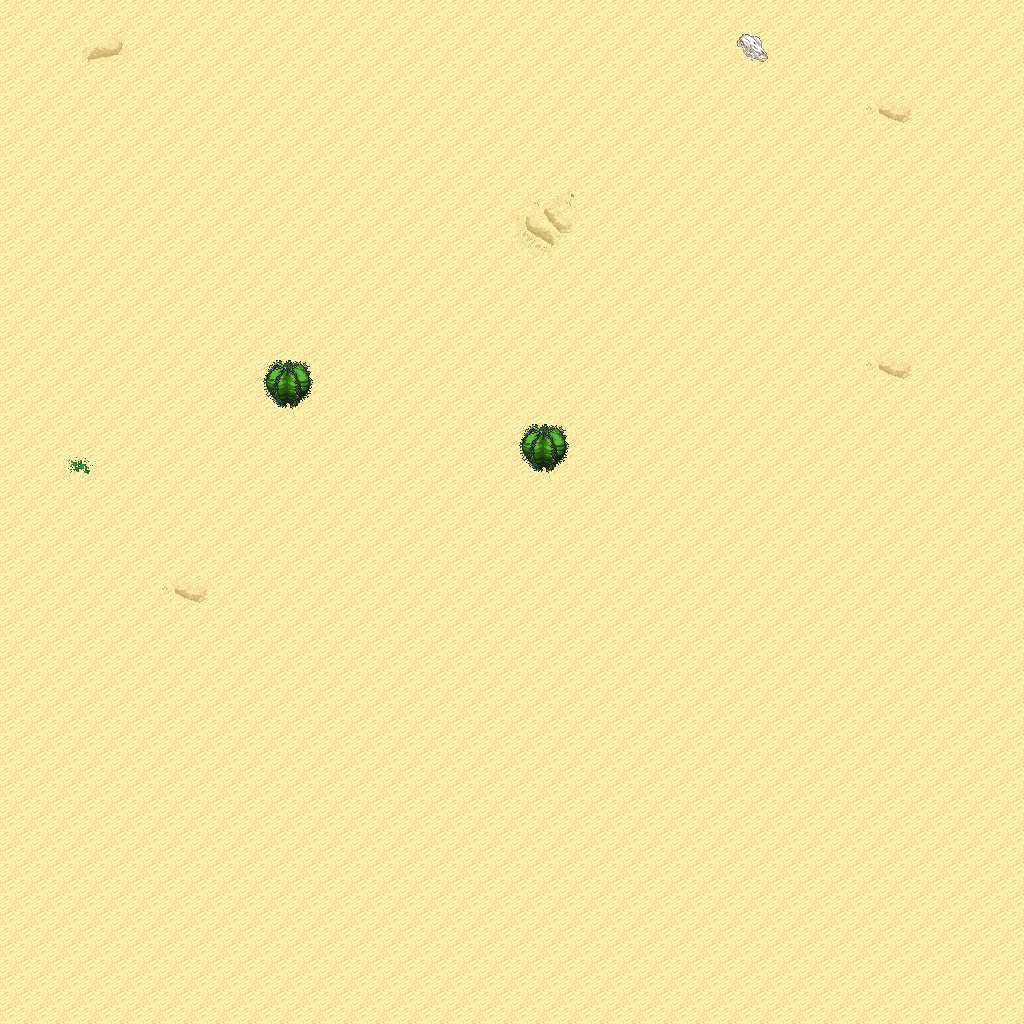

A level layout from a 2D game, rendered from its tile map. Below: a short description, then the map file with tile-grid data replaced by summaries:
An orthogonal 32x32 tile map with 32x32 px tiles, 5 tile layers (Ground, Objects, Objects2, Above, ...), 1 hidden layer not drawn, 15 tilesets.

<map version="1.10" tiledversion="1.11.0" orientation="orthogonal" renderorder="right-down" width="32" height="32" tilewidth="32" tileheight="32" infinite="0" nextlayerid="11" nextobjectid="1">
 <tileset firstgid="1" name="logic_collision" tilewidth="32" tileheight="32" tilecount="1" columns="1">
  <image source="../drawable/logic_collision.png" width="32" height="32" />
 </tileset>
 <tileset firstgid="2" name="ground_ground" tilewidth="32" tileheight="32" tilecount="33" columns="3">
  <image source="../drawable/ground_ground.png" width="96" height="352" />
 </tileset>
 <tileset firstgid="35" name="ground_ridge_earth_pale" tilewidth="32" tileheight="32" tilecount="96" columns="12">
  <image source="../drawable/ground_ridge_earth_pale.png" width="384" height="256" />
 </tileset>
 <tileset firstgid="131" name="ground_ridge_earth_dark" tilewidth="32" tileheight="32" tilecount="96" columns="12">
  <image source="../drawable/ground_ridge_earth_dark.png" width="384" height="256" />
 </tileset>
 <tileset firstgid="227" name="terrain_desert" tilewidth="32" tileheight="32" tilecount="88" columns="8">
  <image source="../drawable/terrain_desert.png" width="256" height="352" />
 </tileset>
 <tileset firstgid="315" name="ground_ladder_vertical_dark" tilewidth="32" tileheight="32" tilecount="3" columns="3">
  <image source="../drawable/ground_ladder_vertical_dark.png" width="96" height="32" />
 </tileset>
 <tileset firstgid="318" name="plant_tree_evergreen" tilewidth="32" tileheight="32" tilecount="36" columns="3">
  <image source="../drawable/plant_tree_evergreen.png" width="96" height="384" />
 </tileset>
 <tileset firstgid="354" name="plant_cactus" tilewidth="32" tileheight="32" tilecount="2" columns="1">
  <image source="../drawable/plant_cactus.png" width="32" height="64" />
 </tileset>
 <tileset firstgid="356" name="plant_cactus_2" tilewidth="32" tileheight="32" tilecount="10" columns="5">
  <image source="../drawable/plant_cactus_2.png" width="160" height="64" />
 </tileset>
 <tileset firstgid="366" name="ground_sand_2" tilewidth="32" tileheight="32" tilecount="15" columns="5">
  <image source="../drawable/ground_sand_2.png" width="160" height="96" />
 </tileset>
 <tileset firstgid="381" name="plant_tree_tree_darkgreen" tilewidth="32" tileheight="32" tilecount="88" columns="8">
  <image source="../drawable/plant_tree_tree_darkgreen.png" width="256" height="352" />
 </tileset>
 <tileset firstgid="469" name="ground_rock_pebbles" tilewidth="32" tileheight="32" tilecount="3" columns="1">
  <image source="../drawable/ground_rock_pebbles.png" width="32" height="96" />
 </tileset>
 <tileset firstgid="472" name="plant_star_shaped_plants" tilewidth="32" tileheight="32" tilecount="6" columns="2">
  <image source="../drawable/plant_star_shaped_plants.png" width="64" height="96" />
 </tileset>
 <tileset firstgid="478" name="plant_stump_small_stump" tilewidth="32" tileheight="32" tilecount="4" columns="2">
  <image source="../drawable/plant_stump_small_stump.png" width="64" height="64" />
 </tileset>
 <tileset firstgid="482" name="plant_round_cactuses" tilewidth="32" tileheight="32" tilecount="20" columns="10">
  <image source="../drawable/plant_round_cactuses.png" width="320" height="64" />
 </tileset>
 <layer id="1" name="Ground" width="32" height="32">
  <data>[1024 cells, 1024 non-empty, 11 distinct tile ids]</data>
 </layer>
 <layer id="2" name="Objects" width="32" height="32">
  <data>[1024 cells, 4 non-empty, 2 distinct tile ids]</data>
 </layer>
 <layer id="3" name="Objects2" width="32" height="32">
  <data>[1024 cells, 0 non-empty, 0 distinct tile ids]</data>
 </layer>
 <layer id="4" name="Above" width="32" height="32">
  <data>[1024 cells, 4 non-empty, 2 distinct tile ids]</data>
 </layer>
 <layer id="5" name="Above2" width="32" height="32">
  <data>[1024 cells, 0 non-empty, 0 distinct tile ids]</data>
 </layer>
 <layer id="6" name="Walkable" width="32" height="32" visible="0">
  <data>[1024 cells, 5 non-empty, 1 distinct tile ids]</data>
 </layer>
 <objectgroup id="7" name="Mapevents" />
 <objectgroup id="8" name="Spawn" />
 <objectgroup id="9" name="Keys" />
 <objectgroup id="10" name="Replace" />
</map>
